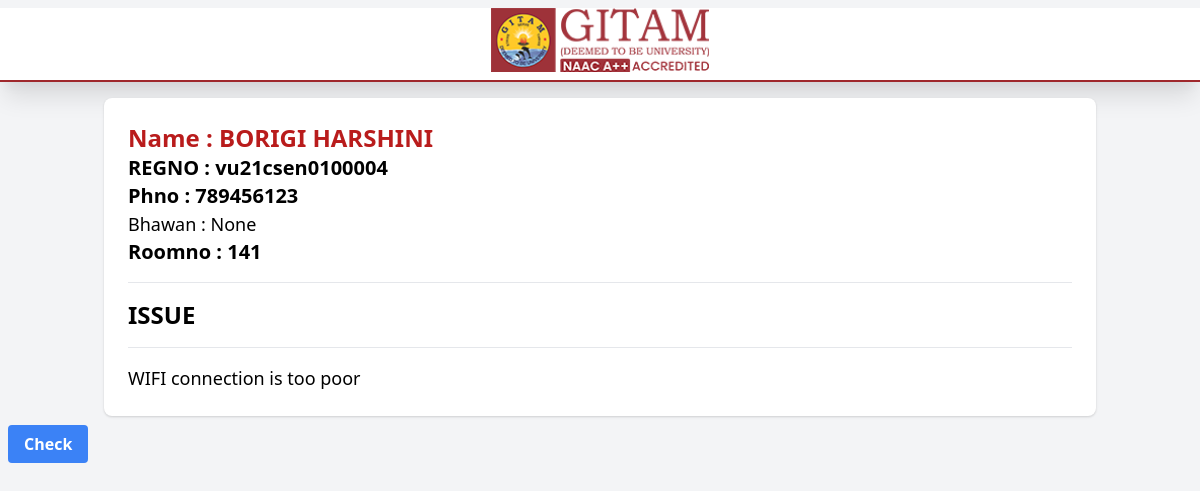
The page /problem/1 on the database its author committed.
### helpdesk/models.py (models this page shows, shortened)
class Problem(models.Model):
  name = models.CharField(max_length=60)
  regnum = models.CharField(max_length=60)
  phno = models.PositiveIntegerField()
  bhawan = models.CharField(max_length=20, null=True)
  rmnum = models.PositiveIntegerField()
  problem = models.TextField()
  created_date = models.DateField(default=timezone.now)
  created_time = models.TimeField(default=timezone.now)

### helpdesk/views.py (the view)
# urls.py: path("problem/<str:id>", views.indproblem, name="problem"),
def indproblem(request, id):
    problem = Problem.objects.get(id=id)
    context = {"problem": problem}
    return render(request, "helpdesk/indproblem.html", context)

### helpdesk/templates/helpdesk/indproblem.html (shortened to what this page needs)
{% load static %}
<!DOCTYPE html>
<html lang="en">
<head>
  <link href="https://cdn.jsdelivr.net/npm/tailwindcss@2.2.19/dist/tailwind.min.css" rel="stylesheet">
</head>
<body class="bg-gray-100">
  <nav
      class="bg-white border-gray-200 border-b-2 shadow-xl"
      style="border-color: #9f282c"
    >
      <div class="flex items-center  justify-center my-2 flex-grow">
        <div>
          <img src="{% static 'helpdesk/images/logo.png' %}" alt="GITAM Logo" class="h-10 sm:h-16" />
        </div>
      </div>
    </nav>
  <div class="container mx-auto p-4">
    <div class="bg-white rounded-lg shadow p-6">
      <h3 class="text-2xl font-bold text-red-700">Name : {{ problem.name }}</h3>
      <h3 class="text-xl font-semibold">REGNO : {{ problem.regnum }}</h3>
      <h3 class="text-xl font-semibold">Phno : {{ problem.phno }}</h3>
      <h3 class="text-lg font-medium">Bhawan : {{ problem.bhawan }}</h3>
      <h3 class="text-xl font-semibold">Roomno : {{ problem.rmnum }}</h3>
       <hr class="my-4">
      <h2 class="text-2xl font-bold mt-4">ISSUE</h2>
      <hr class="my-4">
      <p class="text-lg">{{ problem.problem }}</p>
    </div>
  </div>
  <td class="px-5 py-5  w-60 ">
                                        <a href=""class="bg-blue-500 hover:bg-blue-700 text-white font-bold py-1 sm:py-2 px-3 sm:px-4 rounded ml-2 focus:outline-none focus:shadow-outline">Check</a>
                                      </td>
</body>
</html>

### rows shown on the page
Problem: name "BORIGI HARSHINI", regnum "vu21csen0100004", phno "789456123", bhawan "None", rmnum "141", problem "WIFI connection is too poor"
